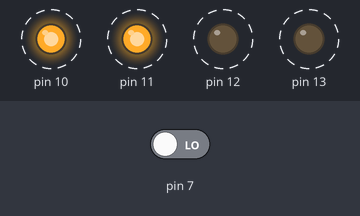
Bench run of a sketch on a simulated Arduino Uno, built with avr-gcc and run on an emulated ATmega328P. Parts: output pins drawn as LEDs (lit = HIGH). Dashed ring = blinking. The test bench sets the inputs (shaded band); at power-on: pin 7 LOW.

Above: at 12.8 s.
12.9 s: pin 7 driven HIGH
At 13.4 s:
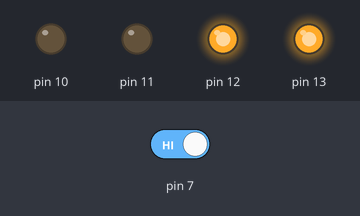
19.8 s: pin 7 driven LOW
At 19.95 s:
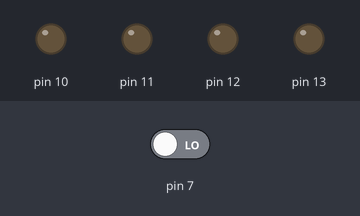
Timing chart, 0 to 32.5 s (numbered marks = the images above; inputs shaded):
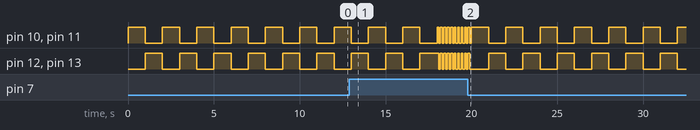

The sketch:

Program-06_Multi-LED-Switch.ino
```cpp
/*
  Program 4 LED dengan 2 Pola dan Push Button
  Program ini dibuat oleh ImNotDanish05

  Pola LED bergantung pada keadaan push button S.
  Saat tombol ditekan, program menjalankan pola 1.
  Saat tombol tidak ditekan, program menjalankan pola 2.
*/

void setup()
{
  // Atur pin 10, 11, 12, dan 13 sebagai output LED
  pinMode(10, OUTPUT);
  pinMode(11, OUTPUT);
  pinMode(12, OUTPUT);
  pinMode(13, OUTPUT);

  // Atur pin 7 sebagai input push button
  pinMode(7, INPUT);
}

void pola1()
{
  // Ulangi pola 1 sebanyak 5 kali
  for (int i = 0; i < 5; i++)
  {
    // Matikan semua LED
    digitalWrite(10, HIGH);
    digitalWrite(11, HIGH);
    digitalWrite(12, HIGH);
    digitalWrite(13, HIGH);
    delay(100);

    // Nyalakan semua LED
    digitalWrite(10, LOW);
    digitalWrite(11, LOW);
    digitalWrite(12, LOW);
    digitalWrite(13, LOW);
    delay(100);
  }
}

void pola2()
{
  // Ulangi pola 2 sebanyak 3 kali
  for (int i = 0; i < 3; i++)
  {
    // Nyalakan LED 12 dan 13, matikan LED 10 dan 11
    digitalWrite(10, HIGH);
    digitalWrite(11, HIGH);
    digitalWrite(12, LOW);
    digitalWrite(13, LOW);
    delay(1000);

    // Nyalakan LED 10 dan 11, matikan LED 12 dan 13
    digitalWrite(10, LOW);
    digitalWrite(11, LOW);
    digitalWrite(12, HIGH);
    digitalWrite(13, HIGH);
    delay(1000);
  }
}

void loop()
{
  // Baca kondisi push button pada pin 7
  int tombol = digitalRead(7);

  if (tombol == HIGH)
  {
    // Tombol ditekan: jalankan pola 1
    pola1();
  }
  else
  {
    // Tombol tidak ditekan: jalankan pola 2
    pola2();
  }
}
```

Measured:
- by itself, pin 10–13: alternates HIGH for 1.0 s and LOW for 1.0 s
